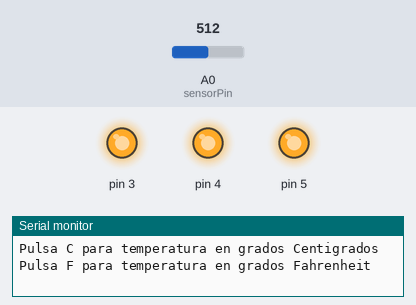
A sketch run on a simulated Arduino Uno, built with avr-gcc and run on an emulated ATmega328P. Shown: output pins drawn as LEDs (lit = HIGH), the last lines printed to the serial monitor. The test bench sets the inputs (shaded band); at power-on: A0 (sensorPin) = 512.

Above: at 1.2 s.
1.3 s: A0 (sensorPin) set to 144
2.8 s: A0 (sensorPin) set to 134
At 4.0 s:
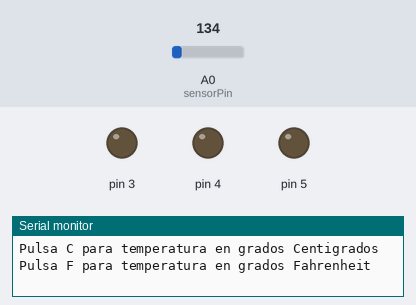
8.0 s: A0 (sensorPin) set to 306
At 9.1 s:
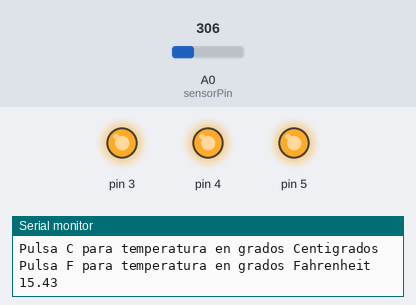
9.5 s: A0 (sensorPin) set to 122
At 10.3 s:
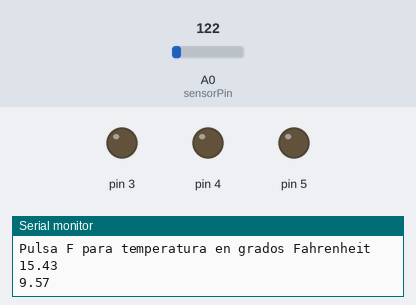
Timing chart, 0 to 12.0 s (numbered marks = the images above; inputs shaded):
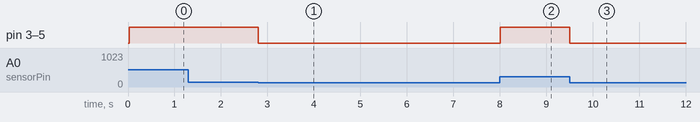

The sketch:

Ejercicio23-Temperatura.ino
```cpp
//Ejercicio basado en ejemplo 3 del libro incluido en el Arduino Starter Kit
#include <MsTimer2.h>

const int sensorPin = A0;
const float baselineTemp = 20.0;
float temperature;

void setup() {
  Serial.begin(9600);
  Serial.println("Pulsa C para temperatura en grados Centigrados\nPulsa F para temperatura en grados Fahrenheit");
  for (int pinNumber = 3; pinNumber < 6; pinNumber++) {
    pinMode(pinNumber, OUTPUT);
    digitalWrite(pinNumber, LOW);
  }

  MsTimer2::set(5000, print_temperature); // 5000ms period
  MsTimer2::start();
}

void loop() {
  int sensorVal = analogRead(sensorPin);
  float voltage = (sensorVal / 1024.0) * 5.0;
  temperature = (voltage - 0.5) * 100;

  if (temperature < baselineTemp) {
    digitalWrite(3, LOW);
    digitalWrite(4, LOW);
    digitalWrite(5, LOW);
  }
  else if (temperature >= baselineTemp + 2 && temperature < baselineTemp + 4) {
    digitalWrite(3, HIGH);
    digitalWrite(4, LOW);
    digitalWrite(5, LOW);
  }
  else if (temperature >= baselineTemp + 4 && temperature < baselineTemp + 6) {
    digitalWrite(3, HIGH);
    digitalWrite(4, HIGH);
    digitalWrite(5, LOW);
  }
  else if (temperature >= baselineTemp + 6) {
    digitalWrite(3, HIGH);
    digitalWrite(4, HIGH);
    digitalWrite(5, HIGH);
  }
  delay(1);

  if (Serial.available() > 0) {
    char caracterLeido = Serial.read();
    if (caracterLeido == 'c' || caracterLeido == 'C') {
      Serial.print("Sensor Value: ");
      Serial.print(sensorVal);
      Serial.print(", Volts: ");
      Serial.print(voltage);
      Serial.print(", degrees C: ");
      Serial.println(temperature);
    }
    else if (caracterLeido == 'f' || caracterLeido == 'F') {
      Serial.print("Sensor Value: ");
      Serial.print(sensorVal);
      Serial.print(", Volts: ");
      Serial.print(voltage);
      Serial.print(", degrees F: ");
      Serial.println(temperature * 1.8 + 32.0);
    }
    else Serial.println("Caracter incorrecto... c o C para celsius y f o F para fahrenheit");
  }
}

void print_temperature()
{
  Serial.println(temperature);
}
```

Measured:
- the behaviour switches between 144 and 143 on A0 (sensorPin) (found by bisection; images 0 and 1)
- after the input at 1.3 s, every drawn part: stays the same
- after the input at 2.8 s, pin 3–5: HIGH → LOW at once
- after the input at 8.0 s, pin 3–5: LOW → HIGH at once
- after the input at 9.5 s, pin 3–5: HIGH → LOW at once
